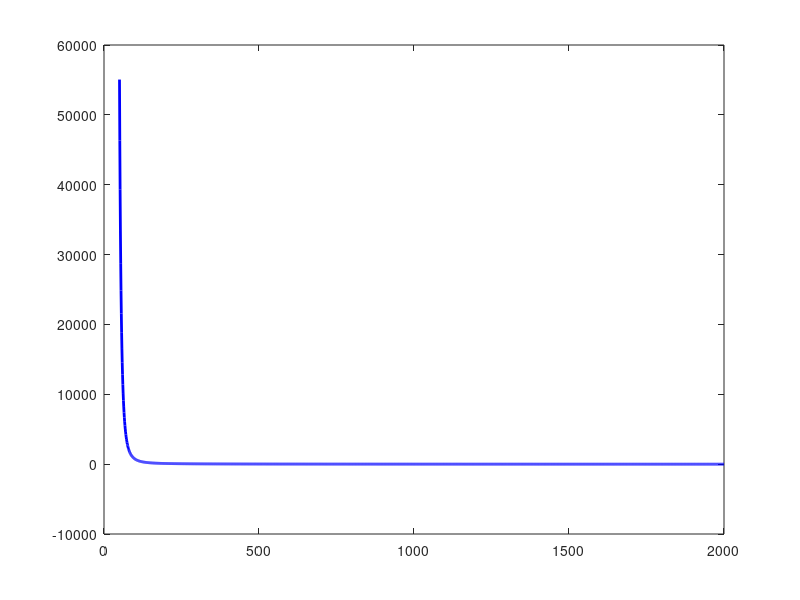

This chart was generated by the following MATLAB code: (Note: this script raises an error after producing the figure.)
%% =========================================================
%  Lab Session 6 – Inverse Quadratic Interpolation (IQI)
%  Problem 6.17 – Catenary Cable
%  Find T_A such that y(50) = 15 m
%  Parameters: w=10 N/m, y0=5 m, x=50 m, y_target=15 m
%% =========================================================

clc; clear; close all;

%% ── Physical Parameters ──────────────────────────────────
w        = 10;      % weight per unit length (N/m)
y0       = 5;       % minimum cable height (m)
x        = 50;      % horizontal distance (m)
y_target = 15;      % required height at x=50 (m)

%% ── Function Definitions ─────────────────────────────────
f  = @(TA) (TA./w).*cosh(w.*x./TA) + y0 - TA./w - y_target;
fp = @(TA) (1/w).*cosh(w.*x./TA) - (x./TA).*sinh(w.*x./TA) - 1/w;

%% ── Plot f(T_A) to identify root ─────────────────────────
TA_range = linspace(50, 2000, 2000);
figure;
plot(TA_range, f(TA_range), 'b-', 'LineWidth', 2); hold on;
yline(0, 'k--', 'LineWidth', 1);
xlabel('T_A (N/m)'); ylabel('f(T_A)');
title('Nonlinear Function f(T_A) vs Horizontal Tension');
legend('f(T_A)', 'f = 0'); grid on;

%% ── IQI Method ───────────────────────────────────────────
tol   = 0.0001;   % stopping tolerance (%)
maxit = 100;

[r_iqi, roots_iqi, ea_iqi, n_iqi] = iqi(f, 200, 350, 500, tol, maxit);
fprintf('IQI  :  T_A = %.6f N/m  (%d iterations)\n', r_iqi, n_iqi);

%% ── Newton–Raphson Method ────────────────────────────────
[r_nr, roots_nr, ea_nr, n_nr] = newton(f, fp, 350, tol, maxit);
fprintf('N-R  :  T_A = %.6f N/m  (%d iterations)\n', r_nr, n_nr);

%% ── Iteration Tables ─────────────────────────────────────
fprintf('\n--- IQI Iteration Table ---\n');
fprintf('%5s | %14s | %12s\n', 'Iter', 'T_A (N/m)', 'ea (%)');
for i = 1:length(roots_iqi)
    if isnan(ea_iqi(i))
        fprintf('%5d | %14.6f | %12s\n', i-1, roots_iqi(i), '---');
    else
        fprintf('%5d | %14.6f | %12.6f\n', i-1, roots_iqi(i), ea_iqi(i));
    end
end

fprintf('\n--- Newton-Raphson Iteration Table ---\n');
fprintf('%5s | %14s | %12s\n', 'Iter', 'T_A (N/m)', 'ea (%)');
for i = 1:length(roots_nr)
    if isnan(ea_nr(i))
        fprintf('%5d | %14.6f | %12s\n', i-1, roots_nr(i), '---');
    else
        fprintf('%5d | %14.6f | %12.6f\n', i-1, roots_nr(i), ea_nr(i));
    end
end

%% ── Catenary Cable Profile ───────────────────────────────
x_range = -50:0.5:100;
TA_sol  = r_iqi;
y_cable = (TA_sol/w).*cosh(w.*x_range./TA_sol) + y0 - TA_sol/w;

figure;
plot(x_range, y_cable, 'b-', 'LineWidth', 2.5); hold on;
plot(50, 15,  'rv', 'MarkerSize', 12, 'MarkerFaceColor', 'r');
plot(0,  y0,  'gs', 'MarkerSize', 11, 'MarkerFaceColor', 'g');
yline(15, 'r--', 'LineWidth', 0.8);
xline(50, 'r--', 'LineWidth', 0.8);
xlabel('x (m)'); ylabel('y (m)');
title(sprintf('Catenary Cable Profile  (T_A^* = %.2f N/m)', TA_sol));
legend('Cable profile', 'Target (50, 15)', 'Min point (0, 5)');
grid on;

%% ── Error Convergence Plot ───────────────────────────────
ea_iqi_plot = ea_iqi(~isnan(ea_iqi));
ea_nr_plot  = ea_nr(~isnan(ea_nr));

figure;
semilogy(1:length(ea_iqi_plot), ea_iqi_plot, 'bo-', 'LineWidth', 2, ...
         'MarkerSize', 8, 'DisplayName', 'IQI'); hold on;
semilogy(1:length(ea_nr_plot),  ea_nr_plot,  'rs--','LineWidth', 2, ...
         'MarkerSize', 8, 'DisplayName', 'Newton-Raphson');
yline(tol, 'k:', 'LineWidth', 1.2, 'DisplayName', '\epsilon_s = 0.0001%');
xlabel('Iteration'); ylabel('Approximate \epsilon_a (%)');
title('Error Convergence: IQI vs Newton-Raphson');
legend; grid on;

%% ── Iteration History Plot ───────────────────────────────
figure;
plot(0:length(roots_iqi)-1, roots_iqi, 'bo-', 'LineWidth', 2, ...
     'MarkerSize', 8, 'DisplayName', 'IQI'); hold on;
plot(0:length(roots_nr)-1,  roots_nr,  'rs--','LineWidth', 2, ...
     'MarkerSize', 8, 'DisplayName', 'Newton-Raphson');
yline(r_nr, 'k--', 'LineWidth', 1.2, 'DisplayName', 'True root T_A^*');
xlabel('Iteration index'); ylabel('T_A estimate (N/m)');
title('Iteration History: T_A Estimates Converging to Root');
legend; grid on;


%% =========================================================
%                     FUNCTIONS
%% =========================================================

function [root, roots_arr, ea_arr, n] = iqi(f, x0, x1, x2, tol, maxiter)
% IQI  Inverse Quadratic Interpolation.
%      Three initial guesses required (open method, no bracket needed).
%      Uses sliding-window update to advance the triple each iteration.
    roots_arr = [x0, x1, x2];
    ea_arr    = [NaN, NaN, NaN];
    n  = 0;
    xa = x0;  xb = x1;  xc = x2;

    for i = 1:maxiter
        n  = i;
        fa = f(xa);  fb = f(xb);  fc = f(xc);

        % Denominator guard – failure condition
        denom = (fb - fa) * (fc - fa) * (fc - fb);
        if abs(denom) < 1e-30
            error('IQI:DenomZero', ...
                  ['Denominator ≈ 0: function values nearly equal.\n' ...
                   'Restart with three better-separated initial guesses.']);
        end

        % IQI formula – Lagrange inverse parabola evaluated at y = 0
        xd = xa*(fb*fc) / ((fa-fb)*(fa-fc)) ...
           + xb*(fa*fc) / ((fb-fa)*(fb-fc)) ...
           + xc*(fa*fb) / ((fc-fa)*(fc-fb));

        ea = abs((xd - xc) / xd) * 100;
        roots_arr(end+1) = xd;
        ea_arr(end+1)    = ea;

        if f(xd) == 0 || ea < tol, break; end

        % Sliding-window update: drop oldest, add newest
        xa = xb;  xb = xc;  xc = xd;
    end
    root = xd;
end

% ---------------------------------------------------------

function [root, roots_arr, ea_arr, n] = newton(f, fp, x0, tol, maxiter)
% NEWTON  Newton-Raphson method (for convergence comparison).
    roots_arr = x0;
    ea_arr    = NaN;
    n  = 0;
    x  = x0;

    for i = 1:maxiter
        n  = i;
        xn = x - f(x)/fp(x);
        ea = abs((xn - x) / xn) * 100;
        roots_arr(end+1) = xn;
        ea_arr(end+1)    = ea;
        if ea < tol, break; end
        x = xn;
    end
    root = xn;
end
